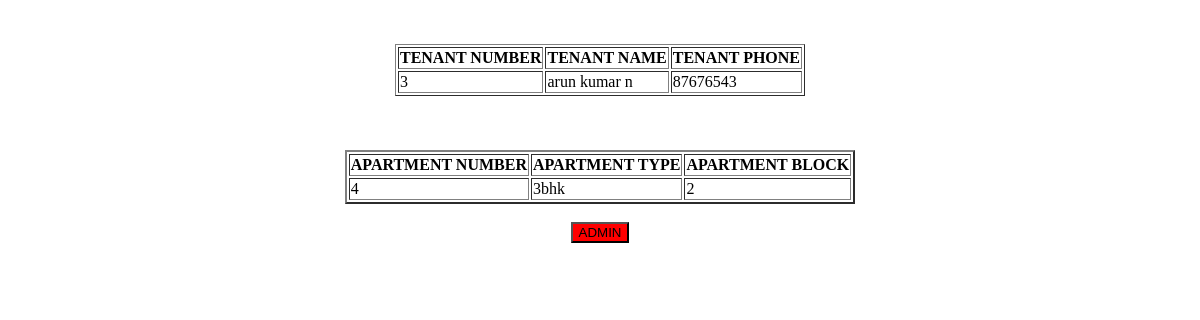
Page /connect4.php?tno=3 on the earlier database version.
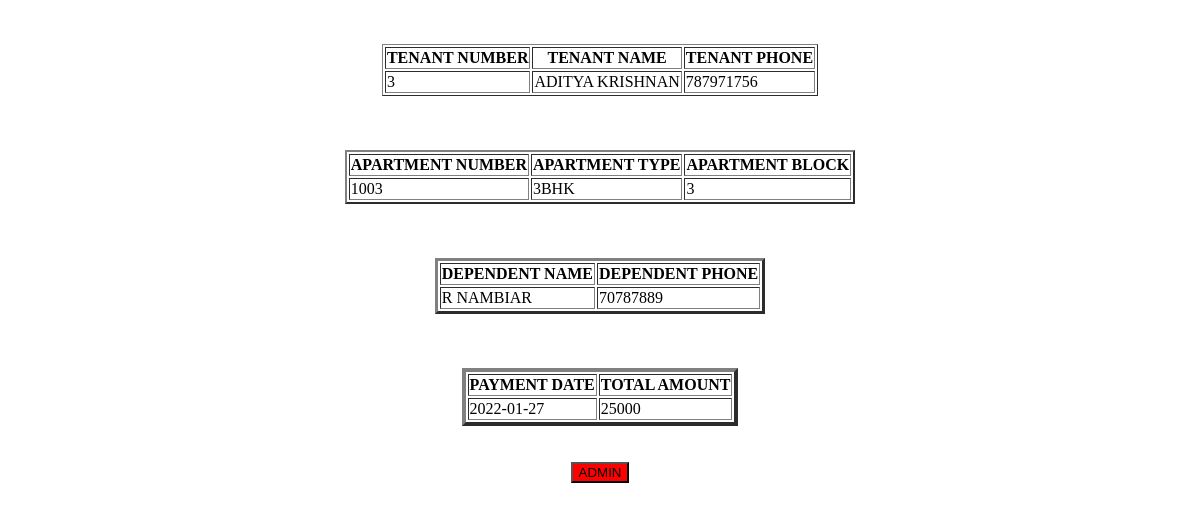
Same page on the later database version.
### tables this page shows
CREATE TABLE `tenant` (
  `TNO` int(5) NOT NULL,
  `TNAME` varchar(40) DEFAULT NULL,
  `TPHONE` int(10) DEFAULT NULL
);

CREATE TABLE `apartment` (
  `APTNO` int(4) NOT NULL,
  `TNO` int(5) DEFAULT NULL,
  `TYPE` varchar(20) DEFAULT NULL,
  `BLOCK` int(2) DEFAULT NULL
);

CREATE TABLE `dependent` (
  `TNO` int(5) DEFAULT NULL,
  `DNAME` varchar(40) DEFAULT NULL,
  `DPHONE` int(10) DEFAULT NULL
);

CREATE TABLE `rent` (
  `DATE` date DEFAULT NULL,
  `TNO` int(5) DEFAULT NULL,
  `AMOUNT` int(11) DEFAULT NULL
);

### connect4.php (the view, shortened to what this page needs)
<!DOCTYPE html>
<html>
<head>
</head>
<body>
	<center>
		<?php
$conn = mysqli_connect("localhost", "root", "", "apt_mgmt");
$tno = $_REQUEST['tno'];
$result = mysqli_query($conn,"SELECT * FROM tenant where tno=$tno");
while($row = mysqli_fetch_array($result))
{
echo "<table border='1'>
<tr>
<th>TENANT NUMBER</th>
<th>TENANT NAME</th>
<th>TENANT PHONE</th>
</tr>";
echo "<tr>";
echo "<td>" . $row['TNO'] . "</td>";
echo "<td>" . $row['TNAME'] . "</td>";
echo "<td>" . $row['TPHONE'] . "</td>";
echo "</tr>";
echo "<br/>";echo "<br/>";
echo "</table>";
echo "<br/>";
}
$result = mysqli_query($conn,"SELECT APTNO,TYPE,BLOCK FROM apartment,tenant where tenant.tno=$tno and apartment.tno=tenant.tno");
while($row = mysqli_fetch_array($result))
{
echo "<table border='2'>
<tr>
<th>APARTMENT NUMBER</th>
<th>APARTMENT TYPE</th>
<th>APARTMENT BLOCK</th>
</tr>";
echo "<tr>";
echo "<td>" . $row['APTNO'] . "</td>";
echo "<td>" . $row['TYPE'] . "</td>";
echo "<td>" . $row['BLOCK'] . "</td>";
echo "</tr>";
echo "<br/>";echo "<br/>";
echo "</table>";
echo "<br/>";
}
$result = mysqli_query($conn,"SELECT DNAME,DPHONE  FROM dependent,tenant where tenant.tno=$tno and dependent.tno=tenant.tno");
while($row = mysqli_fetch_array($result))
{
echo "<table border='3'>
<tr>
<th>DEPENDENT NAME</th>
<th>DEPENDENT PHONE</th>
</tr>";
echo "<tr>";
echo "<td>" . $row['DNAME'] . "</td>";
echo "<td>" . $row['DPHONE'] . "</td>";
echo "</tr>";
echo "<br/>";echo "<br/>";
echo "</table>";
echo "<br/>";
}
$result = mysqli_query($conn,"SELECT DATE,AMOUNT  FROM rent,tenant where tenant.tno=$tno and rent.tno=tenant.tno");
while($row = mysqli_fetch_array($result))
{
echo "<table border='4'>
<tr>
<th>PAYMENT DATE</th>
<th>TOTAL AMOUNT</th>
</tr>";
echo "<tr>";
echo "<td>" . $row['DATE'] . "</td>";
echo "<td>" . $row['AMOUNT'] . "</td>";
echo "</tr>";
echo "<br/>";echo "<br/>";
echo "</table>";
echo "<br/>";echo "<br/>";
}
;mysqli_close($conn);?>
			<a href="Details.php">
				<button style="color:black; background-color:red;">ADMIN</button>
			</a>
	</center>
</body>
</html>

Differences in the rows shown:
removed apartment: APTNO "4", TYPE "3bhk", BLOCK "2"
changed tenant id 3: TNAME "arun kumar n" → "ADITYA KRISHNAN"; TPHONE "87676543" → "787971756"
added apartment: APTNO "1003", TYPE "3BHK", BLOCK "3"
added dependent: DNAME "R NAMBIAR", DPHONE "70787889"
added rent: DATE "2022-01-27", AMOUNT "25000"
